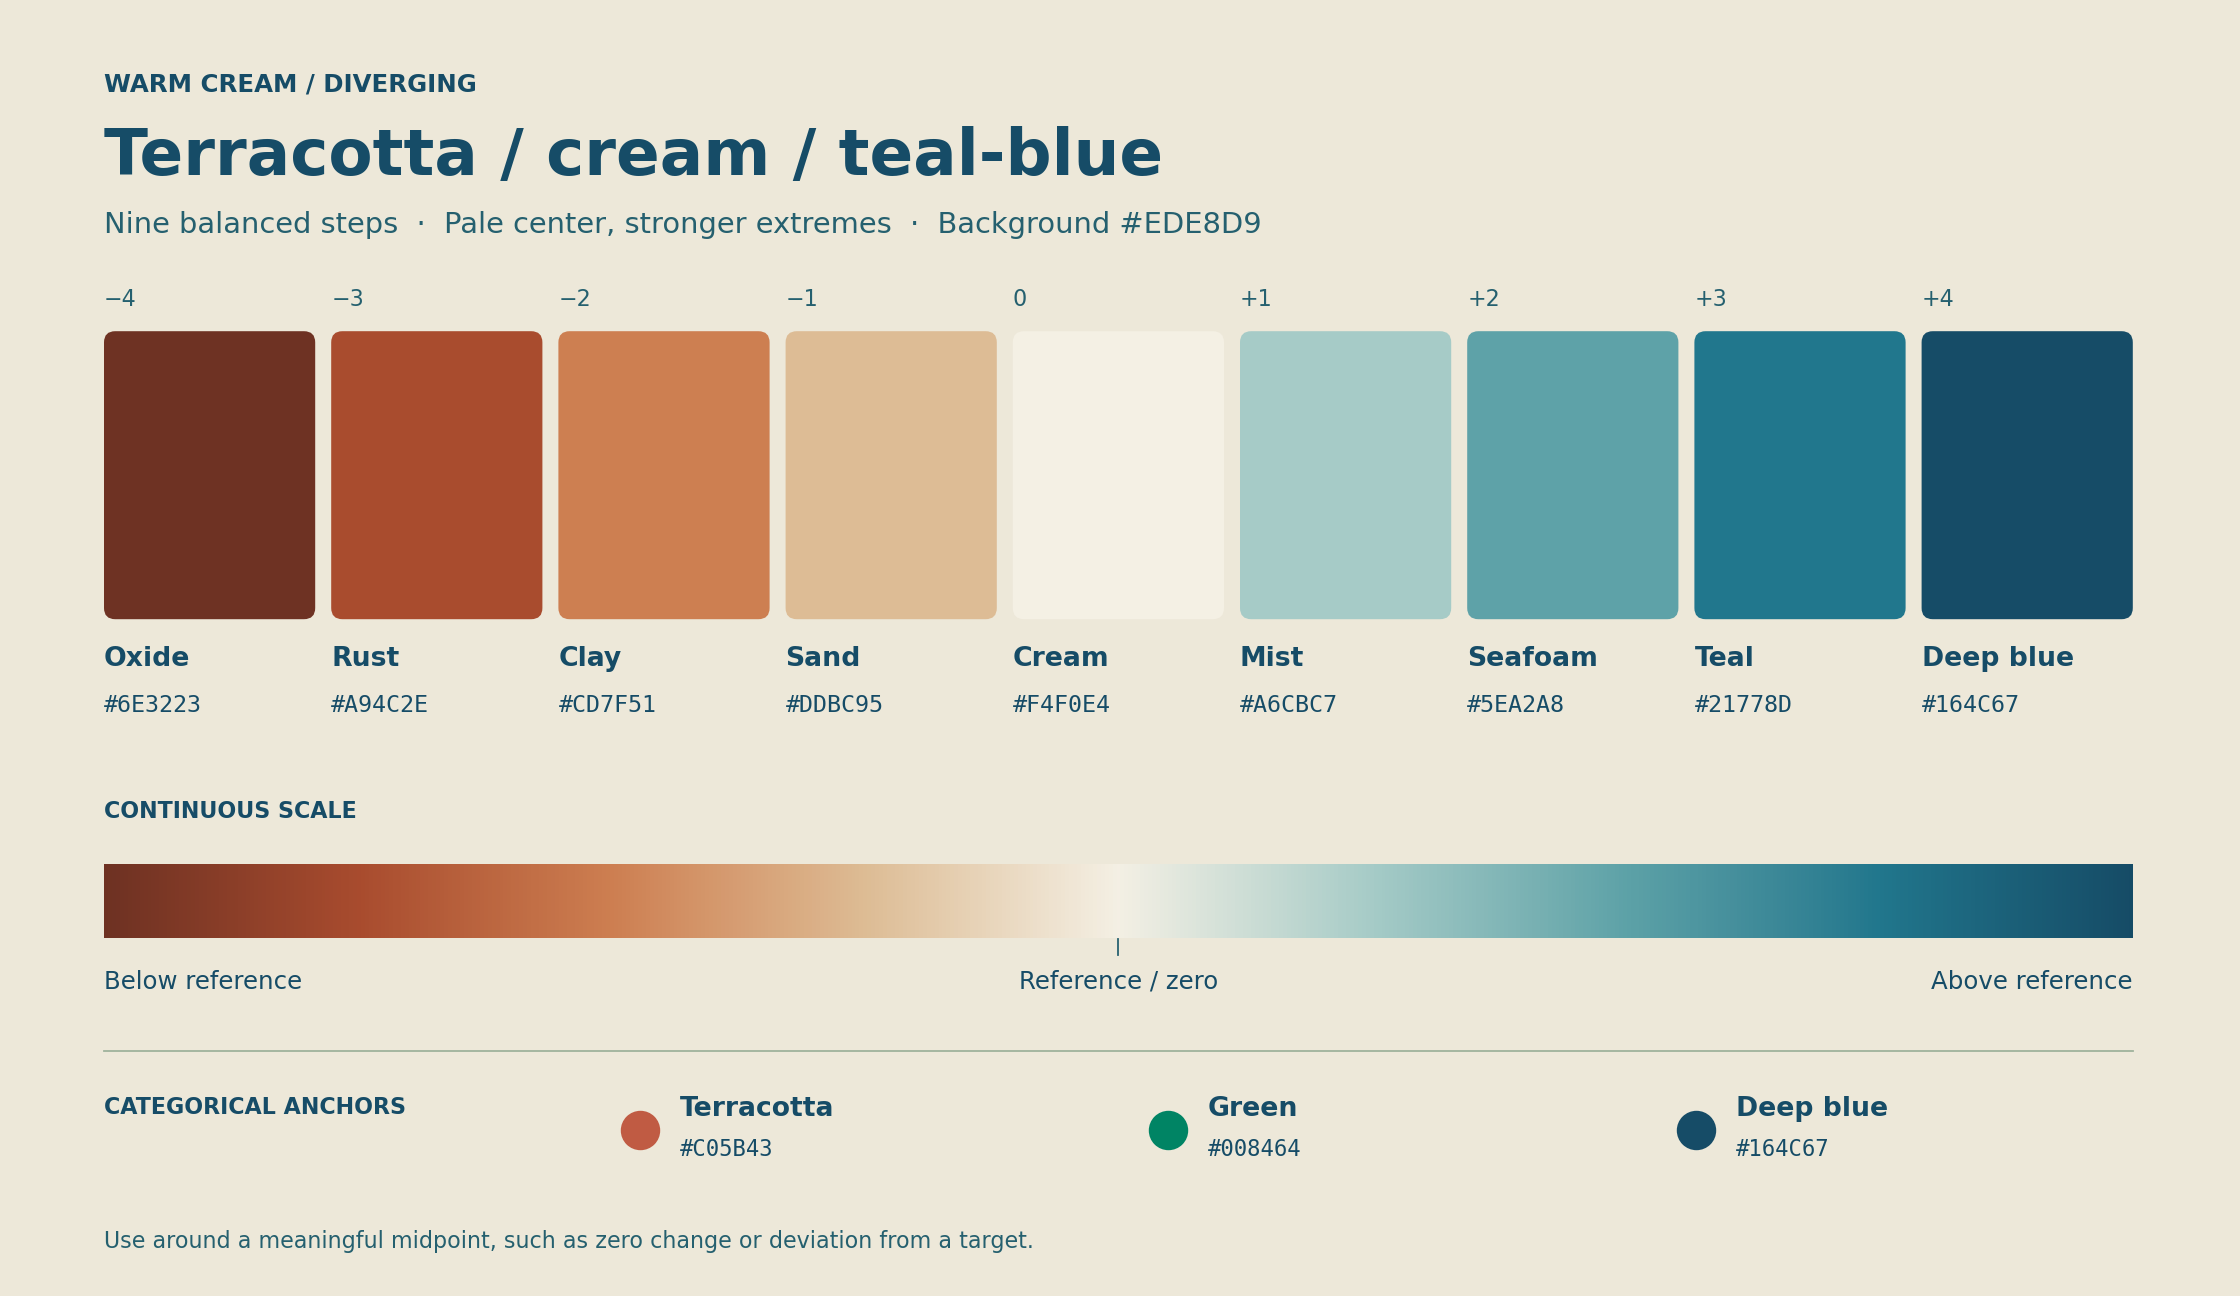

Write the Python code that produced this figure.
"""Render a diverging companion on the warm cream background."""
from pathlib import Path
import json

import matplotlib
matplotlib.use("Agg")
import matplotlib.pyplot as plt
from matplotlib.patches import FancyBboxPatch
import numpy as np

from ffloyd_sequential_swatch import srgb, as_hex, luminance

OUT = Path(__file__).resolve().parent
BACKGROUND = "#EDE8D9"
INK = "#164C67"
BODY = "#25606F"
# Mirrored OKLCH lightness values give both sides comparable visual weight.
STOPS = np.array([
    [.3945, .090, 35],
    [.5300, .130, 38],
    [.6700, .115, 50],
    [.8150, .065, 72],
    [.9550, .016, 90],
    [.8150, .040, 188],
    [.6700, .070, 202],
    [.5300, .085, 219],
    [.3945, .071, 234.5],
])
NAMES = ["Oxide", "Rust", "Clay", "Sand", "Cream", "Mist", "Seafoam", "Teal", "Deep blue"]


def render():
    colors = [as_hex(srgb(stop)) for stop in STOPS]
    lab = np.column_stack((STOPS[:, 0],
                           STOPS[:, 1]*np.cos(np.deg2rad(STOPS[:, 2])),
                           STOPS[:, 1]*np.sin(np.deg2rad(STOPS[:, 2]))))
    samples = []
    for position in np.linspace(0, 8, 513):
        lightness, a, b = [np.interp(position, np.arange(9), lab[:, j]) for j in range(3)]
        samples.append(srgb([lightness, np.hypot(a, b), np.rad2deg(np.arctan2(b, a)) % 360]))
    samples = np.array(samples)
    discrete = np.array([[int(color[i:i+2], 16)/255 for i in (1, 3, 5)] for color in colors])
    for values, midpoint in [(luminance(discrete), 4), (luminance(samples), 256)]:
        assert np.all(np.diff(values[:midpoint+1]) > 0)
        assert np.all(np.diff(values[midpoint:]) < 0)
    assert np.allclose(STOPS[:4, 0], STOPS[5:, 0][::-1])

    plt.rcParams.update({"font.family": "DejaVu Sans", "svg.fonttype": "none"})
    fig = plt.figure(figsize=(14, 8.1), facecolor=BACKGROUND)
    ax = fig.add_axes([0, 0, 1, 1], xlim=(0, 1400), ylim=(810, 0))
    ax.set_axis_off()

    def text(x, y, value, size=12, color=INK, **kwargs):
        ax.text(x, y, value, fontsize=size, color=color, va="top", **kwargs)

    text(65, 45, "WARM CREAM / DIVERGING", 11, weight="bold")
    text(65, 79, "Terracotta / cream / teal-blue", 29, weight="bold")
    text(65, 132, "Nine balanced steps  ·  Pale center, stronger extremes  ·  Background #EDE8D9", 13, BODY)

    for i, (name, color) in enumerate(zip(NAMES, colors)):
        x = 65 + i*142
        text(x, 180, "0" if i == 4 else f"{i-4:+d}".replace("-", "−"), 10, BODY)
        ax.add_patch(FancyBboxPatch((x, 207), 132, 180,
                                   boxstyle="round,pad=0,rounding_size=7",
                                   facecolor=color, edgecolor="none"))
        text(x, 404, name, 12, weight="bold")
        text(x, 434, color, 10.5, family="DejaVu Sans Mono")

    text(65, 500, "CONTINUOUS SCALE", 10, weight="bold")
    ax.imshow(samples[np.newaxis, :, :], extent=(65, 1333, 586, 540), aspect="auto")
    ax.plot([699, 699], [587, 597], color=BODY, linewidth=.8)
    text(65, 606, "Below reference", 11)
    text(699, 606, "Reference / zero", 11, ha="center")
    text(1333, 606, "Above reference", 11, ha="right")

    ax.plot([65, 1333], [657, 657], color="#9EB29B", linewidth=.8)
    text(65, 685, "CATEGORICAL ANCHORS", 10, weight="bold")
    for x, name, color in [(400, "Terracotta", "#C05B43"),
                           (730, "Green", "#008464"),
                           (1060, "Deep blue", INK)]:
        ax.scatter([x], [706], s=280, color=color)
        text(x+25, 685, name, 12, weight="bold")
        text(x+25, 711, color, 10, family="DejaVu Sans Mono")
    text(65, 769, "Use around a meaningful midpoint, such as zero change or deviation from a target.", 10, BODY)

    for extension in ["png", "svg"]:
        fig.savefig(OUT/f"ffloyd_diverging_swatch.{extension}", dpi=160, facecolor=BACKGROUND)
    plt.close(fig)
    payload = {
        "name": "Warm cream diverging — terracotta to cream to teal-blue",
        "background": BACKGROUND,
        "direction": "below reference to above reference",
        "center_index": 4,
        "colors": [{"name": name, "hex": color, "oklch": stop.tolist(), "position": i-4}
                   for i, (name, color, stop) in enumerate(zip(NAMES, colors, STOPS))],
        "interpolation": "Piecewise linear OKLab; reduce chroma if outside sRGB gamut",
        "validation": "Mirrored OKLCH lightness; relative luminance increases strictly toward the midpoint from either end in nine rounded sRGB colors and 513 gradient samples",
        "note": "Proposed companion palette, with the original deep blue endpoint. Center represents the reference, not missing data."
    }
    (OUT/"ffloyd_diverging_palette.json").write_text(json.dumps(payload, indent=2)+"\n")
    print("Colors:", ", ".join(colors))
    print("Verified mirrored lightness and monotonic luminance on both sides of the midpoint.")


if __name__ == "__main__":
    render()
